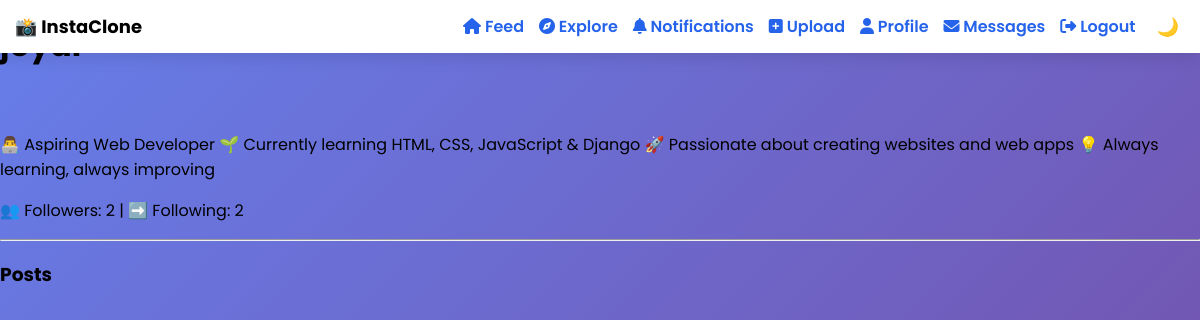
The app's page /user/1/ (signed in), older data.
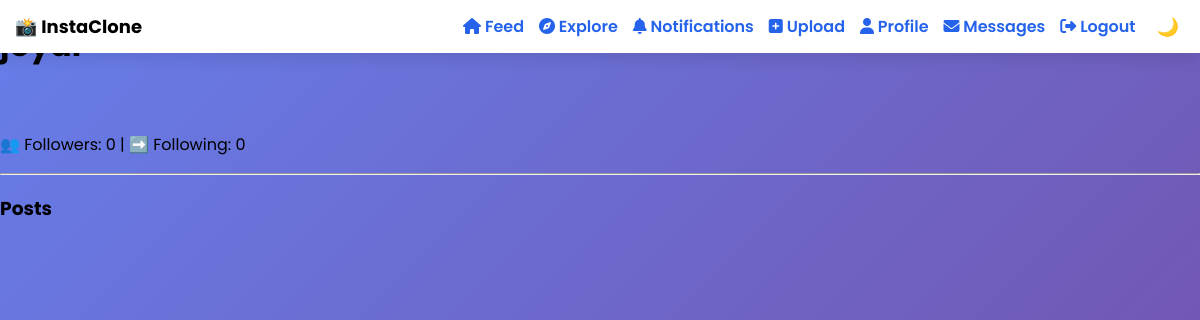
The same page, newer data.
### core/models.py (models this page shows, shortened)
class Profile(models.Model):
    user = models.OneToOneField(User, on_delete=models.CASCADE)
    bio = models.TextField(blank=True)
    profile_image = CloudinaryField('image', blank=True, null=True)
    last_activity = models.DateTimeField(auto_now=True)

### core/views.py (the view)
# urls.py: path('user/<int:user_id>/', views.user_profile, name="user_profile"),
@login_required(login_url="login")
def user_profile(request, user_id):
    user = get_object_or_404(User, id=user_id)
    profile = Profile.objects.get(user=user)
    posts = Post.objects.filter(user=user)
    is_following = Follow.objects.filter(follower=request.user, following=user).exists()
    followers_count = Follow.objects.filter(following=user).count()
    following_count = Follow.objects.filter(follower=user).count()
    return render(request, "core/user_profile.html", {
        "profile_user": user,
        "profile": profile,
        "posts": posts,
        "is_following": is_following,
        "followers_count": followers_count,
        "following_count": following_count
    })

### core/templates/core/user_profile.html (shortened to what this page needs)
{% extends "core/base.html" %}
{% block content %}
<h1>{{ profile_user.username }}</h1>
<img src="{{ profile.profile_image.url }}" width="150"><br>
<p>{{ profile.bio }}</p>
<p>
    👥 Followers: {{ followers_count }} |
    ➡️ Following: {{ following_count }}
</p>
<hr>
<h3>Posts</h3>
{% endblock %}

Row changes from the older to the newer data that the page shows:
removed Profile: bio "👨‍💻 Aspiring Web Developer 🌱 Currently learning HTML, CSS, JavaScript & Django 🚀 Passionate about creating websites and web apps 💡 Always learning, always improving"
Text that changed along with them:
{{ followers_count }}: "2" → "0"
{{ following_count }}: "2" → "0"
